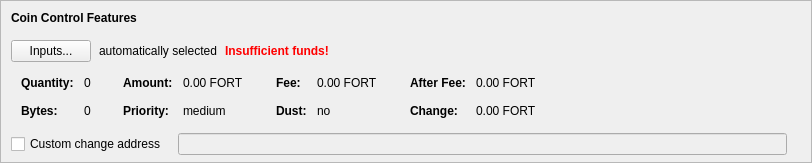
    <widget class="QFrame" name="frameCoinControl">
     <property name="sizePolicy">
      <sizepolicy hsizetype="Expanding" vsizetype="Expanding">
       <horstretch>0</horstretch>
       <verstretch>0</verstretch>
      </sizepolicy>
     </property>
     <property name="maximumSize">
      <size>
       <width>16777215</width>
       <height>16777215</height>
      </size>
     </property>
     <property name="frameShape">
      <enum>QFrame::StyledPanel</enum>
     </property>
     <property name="frameShadow">
      <enum>QFrame::Sunken</enum>
     </property>
     <layout class="QVBoxLayout" name="verticalLayoutCoinControl2">
      <property name="spacing">
       <number>0</number>
      </property>
      <property name="leftMargin">
       <number>0</number>
      </property>
      <property name="topMargin">
       <number>0</number>
      </property>
      <property name="rightMargin">
       <number>0</number>
      </property>
      <property name="bottomMargin">
       <number>6</number>
      </property>
      <item>
       <layout class="QVBoxLayout" name="verticalLayoutCoinControl" stretch="0,0,0,0,1">
        <property name="spacing">
         <number>0</number>
        </property>
        <property name="leftMargin">
         <number>10</number>
        </property>
        <property name="topMargin">
         <number>10</number>
        </property>
        <item>
         <layout class="QHBoxLayout" name="horizontalLayoutCoinControl1">
          <property name="bottomMargin">
           <number>15</number>
          </property>
          <item>
           <widget class="QLabel" name="labelCoinControlFeatures">
            <property name="sizePolicy">
             <sizepolicy hsizetype="Preferred" vsizetype="Maximum">
              <horstretch>0</horstretch>
              <verstretch>0</verstretch>
             </sizepolicy>
            </property>
            <property name="font">
             <font>
              <weight>75</weight>
              <bold>true</bold>
             </font>
            </property>
            <property name="styleSheet">
             <string notr="true">font-weight:bold;</string>
            </property>
            <property name="text">
             <string>Coin Control Features</string>
            </property>
           </widget>
          </item>
         </layout>
        </item>
        <item>
         <layout class="QHBoxLayout" name="horizontalLayoutCoinControl2" stretch="0,0,0,0">
          <property name="spacing">
           <number>8</number>
          </property>
          <property name="bottomMargin">
           <number>10</number>
          </property>
          <item>
           <widget class="QPushButton" name="pushButtonCoinControl">
            <property name="styleSheet">
             <string notr="true"/>
            </property>
            <property name="text">
             <string>Inputs...</string>
            </property>
            <property name="autoDefault">
             <bool>false</bool>
            </property>
           </widget>
          </item>
          <item>
           <widget class="QLabel" name="labelCoinControlAutomaticallySelected">
            <property name="text">
             <string>automatically selected</string>
            </property>
            <property name="margin">
             <number>5</number>
            </property>
           </widget>
          </item>
          <item>
           <widget class="QLabel" name="labelCoinControlInsuffFunds">
            <property name="font">
             <font>
              <weight>75</weight>
              <bold>true</bold>
             </font>
            </property>
            <property name="styleSheet">
             <string notr="true">color:red;font-weight:bold;</string>
            </property>
            <property name="text">
             <string>Insufficient funds!</string>
            </property>
            <property name="margin">
             <number>5</number>
            </property>
           </widget>
          </item>
          <item>
           <spacer name="horizontalSpacerCoinControl">
            <property name="orientation">
             <enum>Qt::Horizontal</enum>
            </property>
            <property name="sizeHint" stdset="0">
             <size>
              <width>40</width>
              <height>1</height>
             </size>
            </property>
           </spacer>
          </item>
         </layout>
        </item>
        <item>
         <widget class="QWidget" name="widgetCoinControl" native="true">
          <property name="sizePolicy">
           <sizepolicy hsizetype="Preferred" vsizetype="Preferred">
            <horstretch>0</horstretch>
            <verstretch>0</verstretch>
           </sizepolicy>
          </property>
          <property name="minimumSize">
           <size>
            <width>0</width>
            <height>0</height>
           </size>
          </property>
          <property name="styleSheet">
           <string notr="true"/>
          </property>
          <layout class="QHBoxLayout" name="horizontalLayoutCoinControl5">
           <property name="leftMargin">
            <number>0</number>
           </property>
           <property name="topMargin">
            <number>0</number>
           </property>
           <property name="rightMargin">
            <number>0</number>
           </property>
           <property name="bottomMargin">
            <number>0</number>
           </property>
           <item>
            <layout class="QHBoxLayout" name="horizontalLayoutCoinControl3" stretch="0,0,0,1">
             <property name="spacing">
              <number>20</number>
             </property>
             <property name="topMargin">
              <number>0</number>
             </property>
             <property name="bottomMargin">
              <number>10</number>
             </property>
             <item>
              <layout class="QFormLayout" name="formLayoutCoinControl1">
               <property name="horizontalSpacing">
                <number>10</number>
               </property>
               <property name="verticalSpacing">
                <number>14</number>
               </property>
               <property name="leftMargin">
                <number>10</number>
               </property>
               <property name="topMargin">
                <number>4</number>
               </property>
               <property name="rightMargin">
                <number>6</number>
               </property>
               <item row="0" column="0">
                <widget class="QLabel" name="labelCoinControlQuantityText">
                 <property name="font">
                  <font>
                   <weight>75</weight>
                   <bold>true</bold>
                  </font>
                 </property>
                 <property name="text">
                  <string>Quantity:</string>
                 </property>
                 <property name="margin">
                  <number>0</number>
                 </property>
                </widget>
               </item>
               <item row="0" column="1">
                <widget class="QLabel" name="labelCoinControlQuantity">
                 <property name="cursor">
                  <cursorShape>IBeamCursor</cursorShape>
                 </property>
                 <property name="contextMenuPolicy">
                  <enum>Qt::ActionsContextMenu</enum>
                 </property>
                 <property name="text">
                  <string notr="true">0</string>
                 </property>
                 <property name="margin">
                  <number>0</number>
                 </property>
                 <property name="textInteractionFlags">
                  <set>Qt::LinksAccessibleByMouse|Qt::TextSelectableByKeyboard|Qt::TextSelectableByMouse</set>
                 </property>
                </widget>
               </item>
               <item row="1" column="0">
                <widget class="QLabel" name="labelCoinControlBytesText">
                 <property name="font">
                  <font>
                   <weight>75</weight>
                   <bold>true</bold>
                  </font>
                 </property>
                 <property name="text">
                  <string>Bytes:</string>
                 </property>
                </widget>
               </item>
               <item row="1" column="1">
                <widget class="QLabel" name="labelCoinControlBytes">
                 <property name="cursor">
                  <cursorShape>IBeamCursor</cursorShape>
                 </property>
                 <property name="contextMenuPolicy">
                  <enum>Qt::ActionsContextMenu</enum>
                 </property>
                 <property name="text">
                  <string notr="true">0</string>
                 </property>
                 <property name="textInteractionFlags">
                  <set>Qt::LinksAccessibleByMouse|Qt::TextSelectableByKeyboard|Qt::TextSelectableByMouse</set>
                 </property>
                </widget>
               </item>
              </layout>
             </item>
             <item>
              <layout class="QFormLayout" name="formLayoutCoinControl2">
               <property name="horizontalSpacing">
                <number>10</number>
               </property>
               <property name="verticalSpacing">
                <number>14</number>
               </property>
               <property name="leftMargin">
                <number>6</number>
               </property>
               <property name="topMargin">
                <number>4</number>
               </property>
               <property name="rightMargin">
                <number>6</number>
               </property>
               <item row="0" column="0">
                <widget class="QLabel" name="labelCoinControlAmountText">
                 <property name="font">
                  <font>
                   <weight>75</weight>
                   <bold>true</bold>
                  </font>
                 </property>
                 <property name="text">
                  <string>Amount:</string>
                 </property>
                 <property name="margin">
                  <number>0</number>
                 </property>
                </widget>
               </item>
               <item row="0" column="1">
                <widget class="QLabel" name="labelCoinControlAmount">
                 <property name="cursor">
                  <cursorShape>IBeamCursor</cursorShape>
                 </property>
                 <property name="contextMenuPolicy">
                  <enum>Qt::ActionsContextMenu</enum>
                 </property>
                 <property name="text">
                  <string notr="true">0.00 FORT</string>
                 </property>
                 <property name="textInteractionFlags">
                  <set>Qt::LinksAccessibleByMouse|Qt::TextSelectableByKeyboard|Qt::TextSelectableByMouse</set>
                 </property>
                </widget>
               </item>
               <item row="1" column="0">
                <widget class="QLabel" name="labelCoinControlPriorityText">
                 <property name="font">
                  <font>
                   <weight>75</weight>
                   <bold>true</bold>
                  </font>
                 </property>
                 <property name="text">
                  <string>Priority:</string>
                 </property>
                </widget>
               </item>
               <item row="1" column="1">
                <widget class="QLabel" name="labelCoinControlPriority">
                 <property name="cursor">
                  <cursorShape>IBeamCursor</cursorShape>
                 </property>
                 <property name="contextMenuPolicy">
                  <enum>Qt::ActionsContextMenu</enum>
                 </property>
                 <property name="text">
                  <string>medium</string>
                 </property>
                 <property name="textInteractionFlags">
                  <set>Qt::LinksAccessibleByMouse|Qt::TextSelectableByKeyboard|Qt::TextSelectableByMouse</set>
                 </property>
                </widget>
               </item>
              </layout>
             </item>
             <item>
              <layout class="QFormLayout" name="formLayoutCoinControl3">
               <property name="horizontalSpacing">
                <number>10</number>
               </property>
               <property name="verticalSpacing">
                <number>14</number>
               </property>
               <property name="leftMargin">
                <number>6</number>
               </property>
               <property name="topMargin">
                <number>4</number>
               </property>
               <property name="rightMargin">
                <number>6</number>
               </property>
               <item row="0" column="0">
                <widget class="QLabel" name="labelCoinControlFeeText">
                 <property name="font">
                  <font>
                   <weight>75</weight>
                   <bold>true</bold>
                  </font>
                 </property>
                 <property name="text">
                  <string>Fee:</string>
                 </property>
                 <property name="margin">
                  <number>0</number>
                 </property>
                </widget>
               </item>
               <item row="0" column="1">
                <widget class="QLabel" name="labelCoinControlFee">
                 <property name="cursor">
                  <cursorShape>IBeamCursor</cursorShape>
                 </property>
                 <property name="contextMenuPolicy">
                  <enum>Qt::ActionsContextMenu</enum>
                 </property>
                 <property name="text">
                  <string notr="true">0.00 FORT</string>
                 </property>
                 <property name="textInteractionFlags">
                  <set>Qt::LinksAccessibleByMouse|Qt::TextSelectableByKeyboard|Qt::TextSelectableByMouse</set>
                 </property>
                </widget>
               </item>
               <item row="1" column="0">
                <widget class="QLabel" name="labelCoinControlLowOutputText">
                 <property name="font">
                  <font>
                   <weight>75</weight>
                   <bold>true</bold>
                  </font>
                 </property>
                 <property name="text">
                  <string>Dust:</string>
                 </property>
                </widget>
               </item>
               <item row="1" column="1">
                <widget class="QLabel" name="labelCoinControlLowOutput">
                 <property name="cursor">
                  <cursorShape>IBeamCursor</cursorShape>
                 </property>
                 <property name="contextMenuPolicy">
                  <enum>Qt::ActionsContextMenu</enum>
                 </property>
                 <property name="text">
                  <string>no</string>
                 </property>
                 <property name="textInteractionFlags">
                  <set>Qt::LinksAccessibleByMouse|Qt::TextSelectableByKeyboard|Qt::TextSelectableByMouse</set>
                 </property>
                </widget>
               </item>
              </layout>
             </item>
             <item>
              <layout class="QFormLayout" name="formLayoutCoinControl4">
               <property name="horizontalSpacing">
                <number>10</number>
               </property>
               <property name="verticalSpacing">
                <number>14</number>
               </property>
               <property name="leftMargin">
                <number>6</number>
               </property>
               <property name="topMargin">
                <number>4</number>
               </property>
               <property name="rightMargin">
                <number>6</number>
               </property>
               <item row="0" column="0">
                <widget class="QLabel" name="labelCoinControlAfterFeeText">
                 <property name="font">
                  <font>
                   <weight>75</weight>
                   <bold>true</bold>
                  </font>
                 </property>
                 <property name="text">
                  <string>After Fee:</string>
                 </property>
                 <property name="margin">
                  <number>0</number>
                 </property>
                </widget>
               </item>
               <item row="0" column="1">
                <widget class="QLabel" name="labelCoinControlAfterFee">
                 <property name="cursor">
                  <cursorShape>IBeamCursor</cursorShape>
                 </property>
                 <property name="contextMenuPolicy">
                  <enum>Qt::ActionsContextMenu</enum>
                 </property>
                 <property name="text">
                  <string notr="true">0.00 FORT</string>
                 </property>
                 <property name="textInteractionFlags">
                  <set>Qt::LinksAccessibleByMouse|Qt::TextSelectableByKeyboard|Qt::TextSelectableByMouse</set>
                 </property>
                </widget>
               </item>
               <item row="1" column="0">
                <widget class="QLabel" name="labelCoinControlChangeText">
                 <property name="font">
                  <font>
                   <weight>75</weight>
                   <bold>true</bold>
                  </font>
                 </property>
                 <property name="text">
                  <string>Change:</string>
                 </property>
                </widget>
               </item>
               <item row="1" column="1">
                <widget class="QLabel" name="labelCoinControlChange">
                 <property name="cursor">
                  <cursorShape>IBeamCursor</cursorShape>
                 </property>
                 <property name="contextMenuPolicy">
                  <enum>Qt::ActionsContextMenu</enum>
                 </property>
                 <property name="text">
                  <string notr="true">0.00 FORT</string>
                 </property>
                 <property name="textInteractionFlags">
                  <set>Qt::LinksAccessibleByMouse|Qt::TextSelectableByKeyboard|Qt::TextSelectableByMouse</set>
                 </property>
                </widget>
               </item>
              </layout>
             </item>
            </layout>
           </item>
          </layout>
         </widget>
        </item>
        <item>
         <layout class="QHBoxLayout" name="horizontalLayoutCoinControl4" stretch="0,0,0">
          <property name="spacing">
           <number>12</number>
          </property>
          <property name="sizeConstraint">
           <enum>QLayout::SetDefaultConstraint</enum>
          </property>
          <property name="topMargin">
           <number>5</number>
          </property>
          <property name="rightMargin">
           <number>5</number>
          </property>
          <item>
           <widget class="QCheckBox" name="checkBoxCoinControlChange">
            <property name="toolTip">
             <string>If this is activated, but the change address is empty or invalid, change will be sent to a newly generated address.</string>
            </property>
            <property name="text">
             <string>Custom change address</string>
            </property>
           </widget>
          </item>
          <item>
           <widget class="QValidatedLineEdit" name="lineEditCoinControlChange">
            <property name="enabled">
             <bool>false</bool>
            </property>
            <property name="sizePolicy">
             <sizepolicy hsizetype="Expanding" vsizetype="Fixed">
              <horstretch>0</horstretch>
              <verstretch>0</verstretch>
             </sizepolicy>
            </property>
           </widget>
          </item>
          <item>
           <widget class="QLabel" name="labelCoinControlChangeLabel">
            <property name="sizePolicy">
             <sizepolicy hsizetype="Preferred" vsizetype="Expanding">
              <horstretch>0</horstretch>
              <verstretch>0</verstretch>
             </sizepolicy>
            </property>
            <property name="minimumSize">
             <size>
              <width>0</width>
              <height>0</height>
             </size>
            </property>
            <property name="text">
             <string/>
            </property>
            <property name="margin">
             <number>3</number>
            </property>
           </widget>
          </item>
         </layout>
        </item>
        <item>
         <spacer name="verticalSpacerCoinControl">
          <property name="orientation">
           <enum>Qt::Vertical</enum>
          </property>
          <property name="sizeHint" stdset="0">
           <size>
            <width>800</width>
            <height>1</height>
           </size>
          </property>
         </spacer>
        </item>
       </layout>
      </item>
     </layout>
    </widget>
